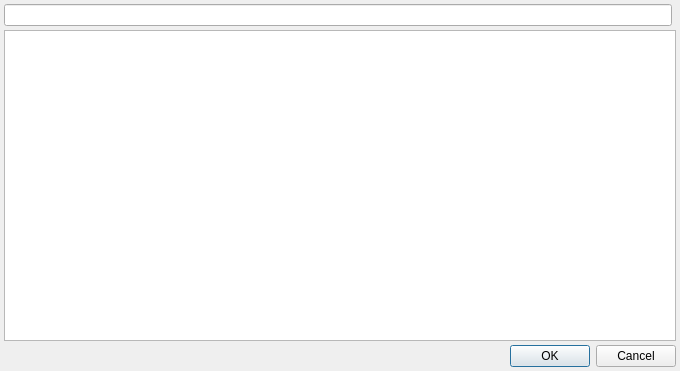
<?xml version="1.0" encoding="UTF-8"?>
<ui version="4.0">
 <class>AnatomicalLocalizationsComboBoxPopup</class>
 <widget class="QWidget" name="AnatomicalLocalizationsComboBoxPopup">
  <property name="geometry">
   <rect>
    <x>0</x>
    <y>0</y>
    <width>680</width>
    <height>371</height>
   </rect>
  </property>
  <property name="windowTitle">
   <string>Form</string>
  </property>
  <layout class="QGridLayout" name="gridLayout">
   <property name="margin">
    <number>4</number>
   </property>
   <property name="spacing">
    <number>4</number>
   </property>
   <item row="0" column="0">
    <widget class="QLineEdit" name="edtFindWord"/>
   </item>
   <item row="1" column="0" colspan="2">
    <widget class="QTreeView" name="tblAnatomicalLocalizations">
     <property name="selectionMode">
      <enum>QAbstractItemView::MultiSelection</enum>
     </property>
     <attribute name="headerVisible">
      <bool>false</bool>
     </attribute>
    </widget>
   </item>
   <item row="2" column="0" colspan="2">
    <widget class="QDialogButtonBox" name="buttonBox">
     <property name="standardButtons">
      <set>QDialogButtonBox::Cancel|QDialogButtonBox::Ok</set>
     </property>
    </widget>
   </item>
  </layout>
 </widget>
 <resources/>
 <connections/>
</ui>
